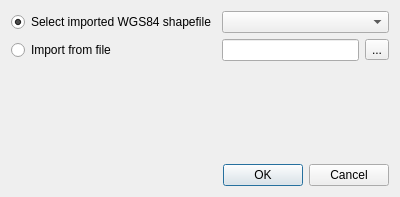
<?xml version="1.0" encoding="UTF-8"?>
<ui version="4.0">
 <class>ShapefileOperationDialog</class>
 <widget class="QDialog" name="ShapefileOperationDialog">
  <property name="geometry">
   <rect>
    <x>0</x>
    <y>0</y>
    <width>400</width>
    <height>197</height>
   </rect>
  </property>
  <property name="windowTitle">
   <string>Shapefile</string>
  </property>
  <layout class="QGridLayout" name="gridLayout">
   <item row="3" column="0" colspan="3">
    <widget class="QDialogButtonBox" name="buttonBox">
     <property name="orientation">
      <enum>Qt::Horizontal</enum>
     </property>
     <property name="standardButtons">
      <set>QDialogButtonBox::Cancel|QDialogButtonBox::Ok</set>
     </property>
    </widget>
   </item>
   <item row="0" column="1" colspan="2">
    <widget class="QComboBox" name="selectShapefile"/>
   </item>
   <item row="1" column="0">
    <widget class="QRadioButton" name="radioImportShapefile">
     <property name="text">
      <string>Import from file</string>
     </property>
    </widget>
   </item>
   <item row="1" column="1">
    <widget class="QLineEdit" name="shapefilePath"/>
   </item>
   <item row="0" column="0">
    <widget class="QRadioButton" name="radioSelectShapefile">
     <property name="text">
      <string>Select imported WGS84 shapefile</string>
     </property>
     <property name="checked">
      <bool>true</bool>
     </property>
    </widget>
   </item>
   <item row="1" column="2">
    <widget class="QToolButton" name="cmdBrowse">
     <property name="text">
      <string>...</string>
     </property>
    </widget>
   </item>
   <item row="2" column="0">
    <spacer name="verticalSpacer">
     <property name="orientation">
      <enum>Qt::Vertical</enum>
     </property>
     <property name="sizeHint" stdset="0">
      <size>
       <width>20</width>
       <height>40</height>
      </size>
     </property>
    </spacer>
   </item>
  </layout>
 </widget>
 <resources/>
 <connections>
  <connection>
   <sender>buttonBox</sender>
   <signal>accepted()</signal>
   <receiver>ShapefileOperationDialog</receiver>
   <slot>accept()</slot>
   <hints>
    <hint type="sourcelabel">
     <x>248</x>
     <y>254</y>
    </hint>
    <hint type="destinationlabel">
     <x>157</x>
     <y>274</y>
    </hint>
   </hints>
  </connection>
  <connection>
   <sender>buttonBox</sender>
   <signal>rejected()</signal>
   <receiver>ShapefileOperationDialog</receiver>
   <slot>reject()</slot>
   <hints>
    <hint type="sourcelabel">
     <x>316</x>
     <y>260</y>
    </hint>
    <hint type="destinationlabel">
     <x>286</x>
     <y>274</y>
    </hint>
   </hints>
  </connection>
 </connections>
</ui>
